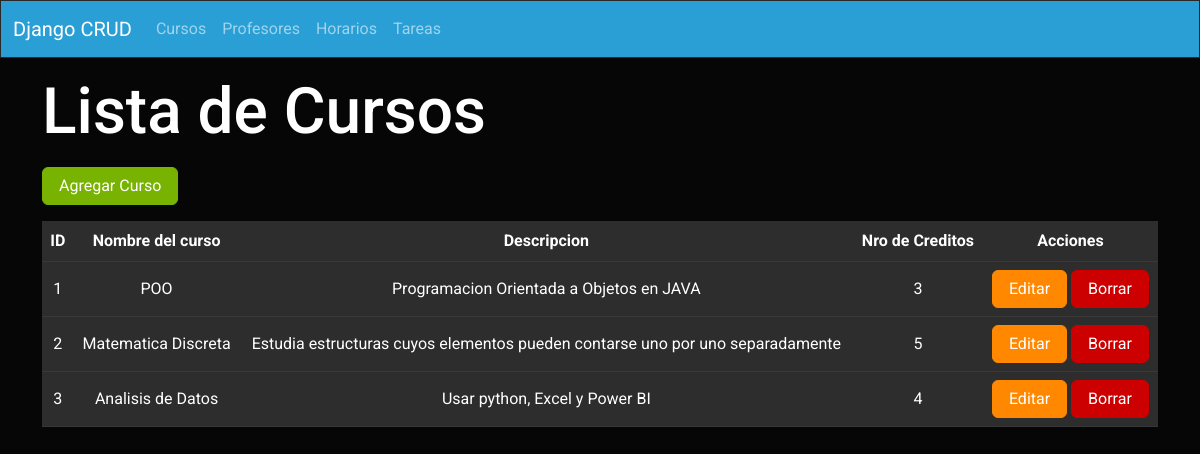
The page / on the database its author committed.
### cursoapp/models.py (models this page shows, shortened)
class Curso(models.Model):
    nombre_curso = models.CharField(max_length=100)
    creditos = models.IntegerField()
    descrip_curso = models.TextField()

### cursoapp/views.py (the view)
# urls.py: path('',views.cursos, name='index'),
def cursos(request):
    cursos = Curso.objects.all()
    return render(request,'Curso/cursos.html',{
        'cursos' : cursos
    })

### cursoapp/templates/Curso/cursos.html (shortened to what this page needs)
{% extends 'layouts/template.html' %}
{% block content %}
    <h1 class='my-3'>Lista de Cursos</h1>
    <a class="mb-3 btn btn-success" href="{% url 'agregar_curso' %}" role="button">Agregar Curso</a>
    <div class="table-responsive">
        <table class="table table-hover table-light table-primary text-center align-middle">
            <thead>
                <tr>
                    <th scope="col">ID</th>
                    <th scope="col">Nombre del curso</th>
                    <th scope="col">Descripcion</th>
                    <th scope="col">Nro de Creditos</th>
                    <th scope="col">Acciones</th>
                </tr>
            </thead>
            <tbody>
                {% for curso in cursos %}
                    <tr class="">
                        <td scope="row">{{ curso.id }}</td>
                        <td>{{ curso.nombre_curso }}</td>
                        <td>{{ curso.descrip_curso }}</td>
                        <td>{{ curso.creditos }}</td>
                        <td>
                            <a class="btn btn-warning" href="{% url 'editar_curso' curso.id %}" role="button">Editar</a>
                            <form action="{% url 'borrar_curso' curso.id %}" method="post" class="d-inline">
                                <button class="btn btn-danger" onclick='return confirm("¿Esta seguro de querer borrar el registro?")'>Borrar</button>
                            </form>
                        </td>
                    </tr>
                {% endfor %}
            </tbody>
        </table>
    </div>
{% endblock %}

### rows shown on the page
Curso: id "1", nombre_curso "POO", descrip_curso "Programacion Orientada a Objetos en JAVA", creditos "3"
Curso: id "2", nombre_curso "Matematica Discreta", descrip_curso "Estudia estructuras cuyos elementos pueden contarse uno por uno separadamente", creditos "5"
Curso: id "3", nombre_curso "Analisis de Datos", descrip_curso "Usar python, Excel y Power BI", creditos "4"
